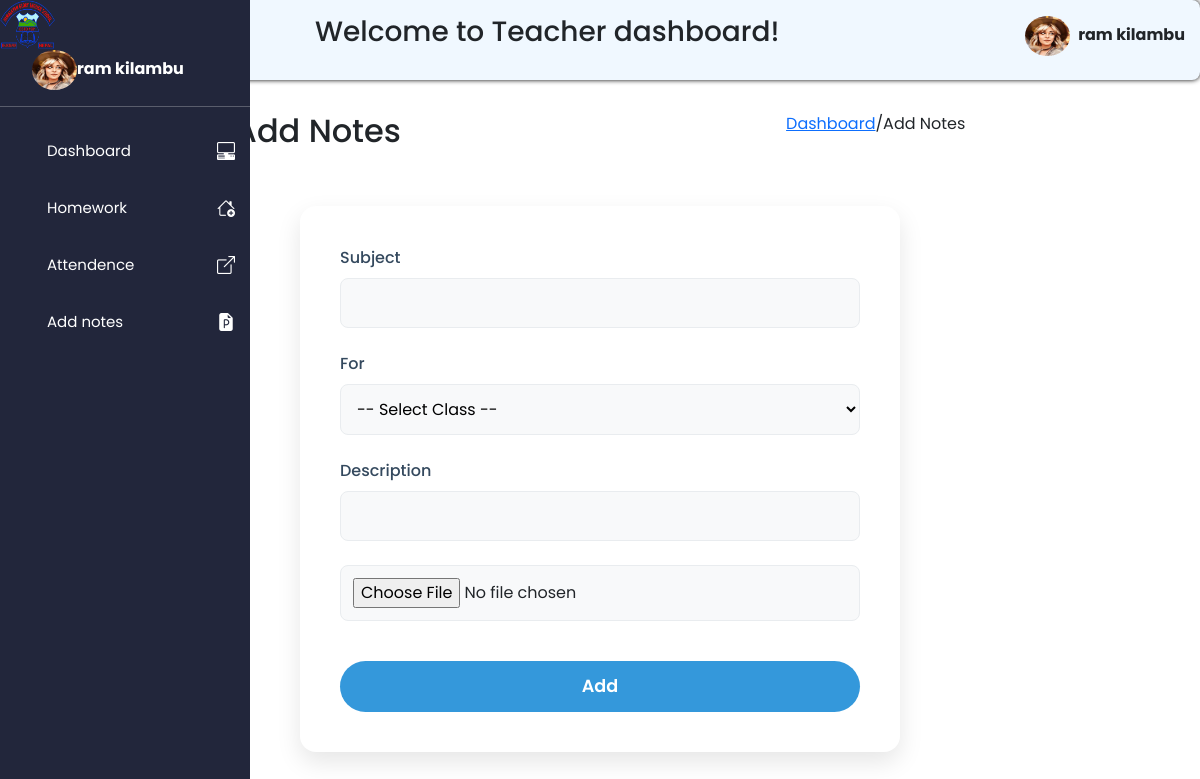
The page /user/teachers/notes.php (signed in) on the database its author committed.
### tables this page shows
CREATE TABLE `teachers` (
  `T_id` int(11) NOT NULL AUTO_INCREMENT,
  `Name` varchar(255) NOT NULL,
  `Contact` varchar(20) NOT NULL,
  `Email` varchar(255) NOT NULL,
  `subject` varchar(255) NOT NULL,
  `Role` varchar(50) NOT NULL,
  `username` varchar(255) NOT NULL,
  `password` varchar(255) NOT NULL,
  `image` varchar(255) DEFAULT NULL,
  PRIMARY KEY (`T_id`)
);

### user/teachers/notes.php (the view, shortened to what this page needs)
<?php
include_once('../../connection.php');
?>
<!DOCTYPE html>
<html lang="en">
<head>
    <link rel="stylesheet" href="/studentmgt/admin/css/add-students.css">
</head>
<body>
  <?php include'includes/sidebar.php'?>
       <div class="container">
        <div class="sub-head">
    <h2>Add Notes</h2>
    <p><a href="dashboard.php">Dashboard</a>/Add Notes</p>
    </div>
  <div class="add-notice">
    <form method="post"  enctype="multipart/form-data">
        <label>Subject</label>
        <input type="text" name="subject" required><br>
          <label>For</label>
         <select name="class_id" id="class_id" required>
          <option value="">-- Select Class --</option>
  </select><br>
  <label>Description</label>
        <input type="text" name="msg" required><br>
         <input type="file" name="file"><br>
        <input type="submit"class="add-btn" value="Add" name="add-notes">
    </form>
  </div>
 </div>
</body>
</html>

### user/teachers/includes/sidebar.php (shortened to what this page needs)
<?php
include '../../connection.php';
$id=$_SESSION['teacher_id'];
?>
<!DOCTYPE html>
<html lang="en">
<head>
  <link rel="stylesheet" href="/studentmgt/user/teachers/css/style.css">
   <link rel="stylesheet" href="/studentmgt/css/bootstrap.min.css">
    <link rel="stylesheet" href="/studentmgt/css/bootstrap-icons.min.css">
</head>
<body>
<header>
   <?php
  $sql="SELECT * from teachers where T_id=$id";
  $result=mysqli_query($conn,$sql);
  while($row=mysqli_fetch_assoc($result)){
   $name=$row['Name'];
  if(!empty($row['image'])){
  $img = '../../admin/'.$row['image'];
  }
  }
  ?>
  <div class="head">
    <h3>Welcome to Teacher dashboard!</h3>
    <div >
    <img id="profile" class="profile-img" src="<?php echo "$img" ?>"><strong><?php echo $name ?> </strong>
    </div>
  </div>
</header>
<aside id="sidebar">
  <div class="head">
   <img src="../../images/logo.png" alt="" class="logo">
  </div>
  <div class="profile">
    <img class="profile-img" src="<?php echo "$img"?>"><strong><?php echo $name ?> </strong>
 </div>
 <hr>
  <div class="sidebar-link">
  <ul>
  <li><a href="dashboard.php">Dashboard</a><i class="bi bi-pc-display-horizontal"></i></li>
       <li id="homework">
        <a href="">Homework</a><i class="bi bi-house-add"></i></i></li>
        <li><a href="attendence.php">Attendence</a><i class="bi bi-box-arrow-up-right"></i></li>
        <li><a href="notes.php">Add notes</a><i class="bi bi-file-earmark-ppt-fill"></i></li>
  </ul>
  </div>
</aside>
</body>
</html>

### admin/css/add-students.css (style rules this page uses)
:root { --primary: #2c3e50; --secondary: #34495e; --accent: #3498db; --success: #2ecc71; --danger: #e74c3c; --light: #f8f9fa; --dark: #343a40; --border-color: #e9ecef; --shadow: 0 5px 15px rgba(0, 0, 0, 0.05); }
* { padding: 0; margin: 0; box-sizing: border-box; font-family: 'Poppins', sans-serif; }
body { background-color: #f4f6f9; color: var(--dark); }
.container { padding: 2rem; }
.sub-head { margin-top: 80px; display:flex; justify-content: space-around; }
.add-students, .add-teacher, .add-class, .add-result, .add-homework, .change-password, .add-notice { background: white; padding: 2.5rem; border-radius: 16px; box-shadow: 0 10px 25px rgba(0, 0, 0, 0.1); margin: 3rem auto; max-width: 600px; width:100%; }
.add-students form, .add-teacher form, .add-class form, .add-result form, .add-homework form, .add-notice form { display: flex; flex-direction: column; gap: 0rem; }
.add-students label, .add-teacher label, .add-notice label, .add-result label, .add-homework label, .change-password label, .add-class label { display: block; margin-bottom: 0.5rem; font-weight: 500; color: var(--secondary); }
.add-students input[type="submit"], .add-homework input[type="submit"], .add-teacher input[type="submit"], .add-class input[type="submit"], .add-notice input[type="submit"], .add-result input[type="submit"], .change-password input[type="submit"] { align-self: center; background-color: var(--accent); color: white; border: none; padding: 12px 50px; font-size: 1.1rem; border-radius: 50px; cursor: pointer; font-weight: 600; margin-top: 1rem; transition: all 0.3s ease; width: 100%; }
.add-students input, .add-teacher input, .add-class input, .add-notice input, .add-result input, .add-homework input, .add-homework select, .change-password input, .add-students select, .add-teacher select, .add-class select, .add-result select, .add-notice select { width: 100%; padding: 12px; border: 1px solid var(--border-color); border-radius: 8px; background: var(--light); transition: all 0.3s ease; }

### user/teachers/css/style.css (style rules this page uses)
* { padding: 0px; margin: 0px; box-sizing: 0px; }
header { background-color: aliceblue; height: 5em; width: 100%; border-radius: 8px; box-shadow: 0 0 5px black; position: fixed; top: 0; left: 0; z-index: 1000; }
header .head { padding: 15px; display: flex; justify-content: space-between; align-items: center; text-align: center; }
header h3 { margin-left: 300px; }
header .profile-img { border-radius: 50%; width: 45px; height: 40px; margin-right: 0.5em; position: relative; }
aside .profile-img { border-radius: 50%; width: 45px; height: 40px; margin-left: 2em; }
aside { background-color: rgb(34, 38, 59); top: 0px; left: 0px; width: 250px; height: 100%; position: fixed; color: white; display: block; transition: left 0.3s ease; z-index: 1002; }
aside .head { display: flex; justify-content: space-between; }
aside .logo { width: 55px; height: 50px; }
.sidebar-link .bi { font-size: 18px; }
li { display: flex; justify-content: space-between; align-items: center; }
aside ul { list-style: none; text-decoration: none; margin-top: auto; }
aside ul li { padding: 15px; }
aside ul a { text-decoration: none; color: white; font-size: 15px; }

### rows shown on the page
teachers: image (picture), Name "ram kilambu"
